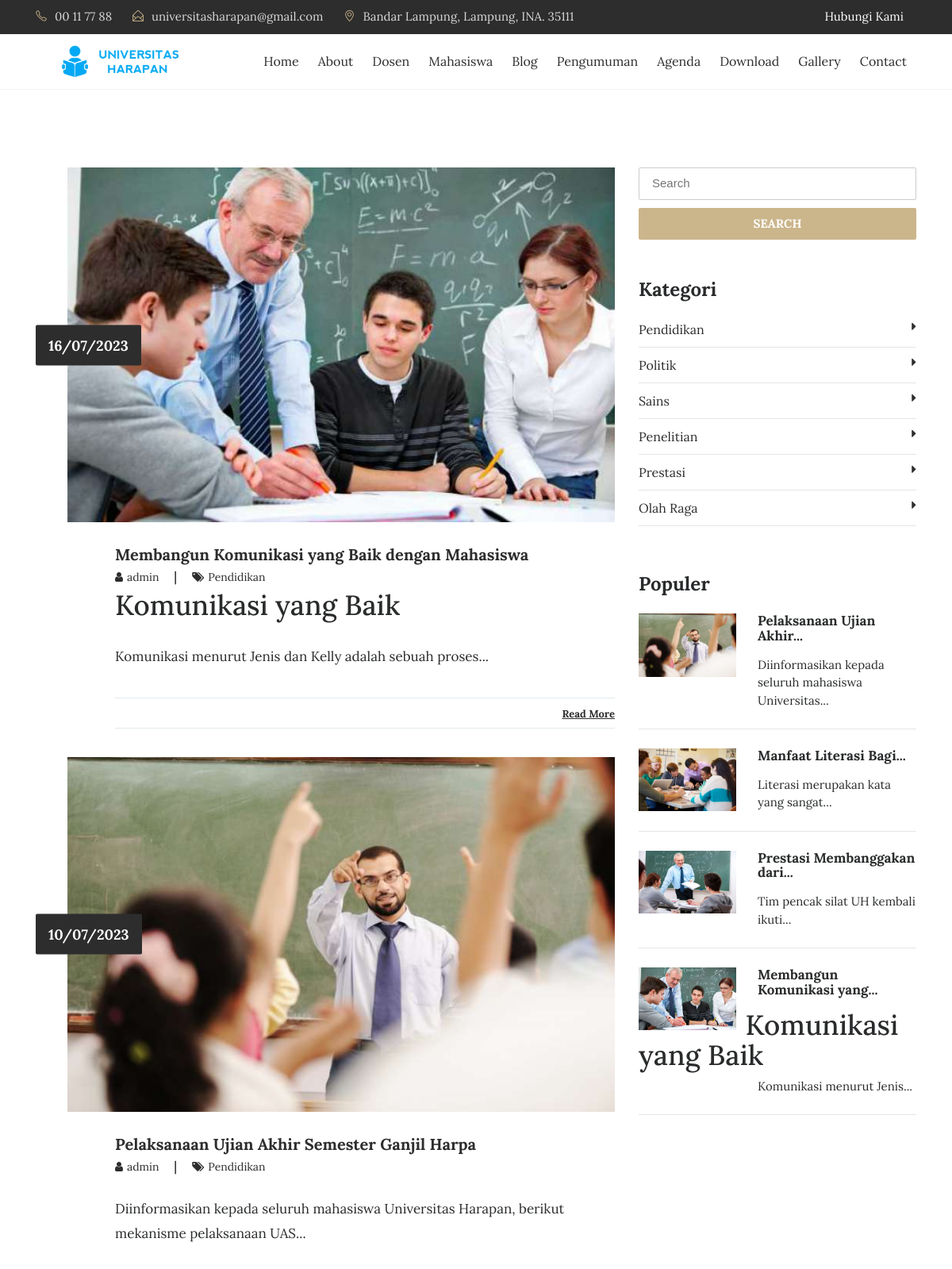
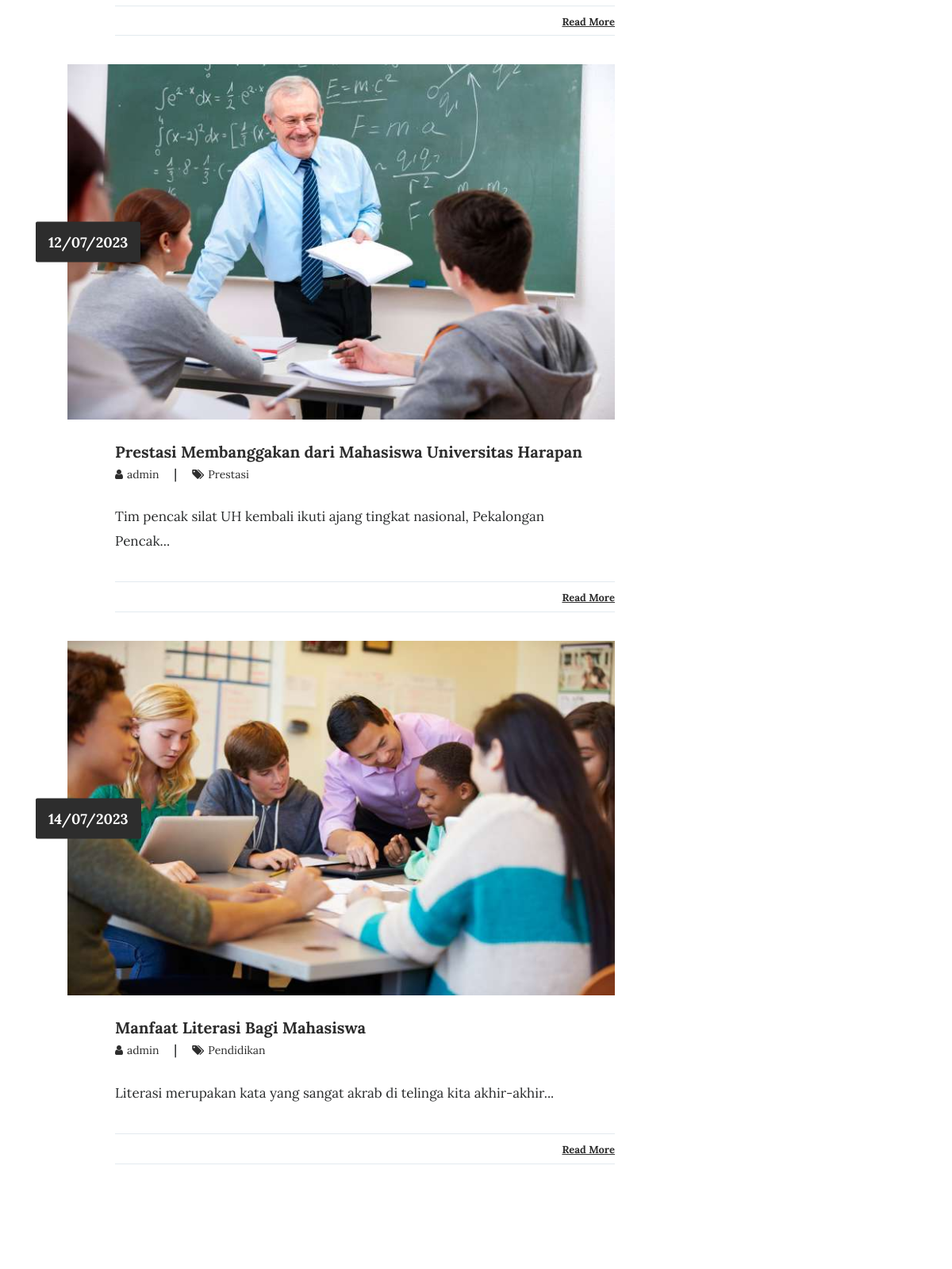
Screenshot of /index.php/blog (upper part) with the database file from the repository (2 pictures, top to bottom).
### tables this page shows
CREATE TABLE `tbl_tulisan` (
  `tulisan_id` int(11) NOT NULL,
  `tulisan_judul` varchar(100) DEFAULT NULL,
  `tulisan_isi` text DEFAULT NULL,
  `tulisan_tanggal` timestamp NULL DEFAULT current_timestamp(),
  `tulisan_kategori_id` int(11) DEFAULT NULL,
  `tulisan_kategori_nama` varchar(30) DEFAULT NULL,
  `tulisan_views` int(11) DEFAULT 0,
  `tulisan_gambar` varchar(40) DEFAULT NULL,
  `tulisan_pengguna_id` int(11) DEFAULT NULL,
  `tulisan_author` varchar(40) DEFAULT NULL,
  `tulisan_img_slider` int(2) NOT NULL DEFAULT 0,
  `tulisan_slug` varchar(200) DEFAULT NULL
);

CREATE TABLE `tbl_kategori` (
  `kategori_id` int(11) NOT NULL,
  `kategori_nama` varchar(30) DEFAULT NULL,
  `kategori_tanggal` timestamp NULL DEFAULT current_timestamp()
);

### application/controllers/Blog.php (called while the page is built, shortened)
<?php
class Blog extends CI_Controller{
	function __construct(){
		$this->load->model('m_tulisan');
		$this->load->model('m_pengunjung');
	}
	function index(){
		$jum=$this->m_tulisan->berita();
        $page=$this->uri->segment(3);
        if(!$page):
            $offset = 0;
        else:
            $offset = $page;
        endif;
        $limit=5;
        $config['base_url'] = base_url() . 'blog/index/';
            $config['total_rows'] = $jum->num_rows();
            $config['per_page'] = $limit;
            $config['uri_segment'] = 3;
	          $config['full_tag_open']    = '<div class="pagging text-center"><nav><ul class="pagination justify-content-center">';
	          $config['full_tag_close']   = '</ul></nav></div>';
	          $config['num_tag_open']     = '<li class="page-item"><span class="page-link">';
	          $config['num_tag_close']    = '</span></li>';
	          $config['cur_tag_open']     = '<li class="page-item"><span class="page-link">';
	          $config['cur_tag_close']    = '<span class="sr-only">(current)</span></span></li>';
	          $config['next_tag_open']    = '<li class="page-item"><span class="page-link">';
	          $config['next_tagl_close']  = '<span aria-hidden="true">&raquo;</span></span></li>';
	          $config['prev_tag_open']    = '<li class="page-item"><span class="page-link">';
	          $config['prev_tagl_close']  = '</span>Next</li>';
	          $config['first_tag_open']   = '<li class="page-item"><span class="page-link">';
	          $config['first_tagl_close'] = '</span></li>';
	          $config['last_tag_open']    = '<li class="page-item"><span class="page-link">';
	          $config['last_tagl_close']  = '</span></li>';
            $config['first_link'] = 'Awal';
            $config['last_link'] = 'Akhir';
            $config['next_link'] = 'Next >>';
            $config['prev_link'] = '<< Prev';
            $this->pagination->initialize($config);
            $x['page'] =$this->pagination->create_links();
						$x['data']=$this->m_tulisan->berita_perpage($offset,$limit);
						$x['category']=$this->db->get('tbl_kategori');
						$x['populer']=$this->db->query("SELECT * FROM tbl_tulisan ORDER BY tulisan_views DESC LIMIT 5");
						$this->load->view('depan/v_blog',$x);
	}
}

### index.php (called while the page is built, shortened)
<?php
require_once BASEPATH.'core/CodeIgniter.php';

### application/models/M_tulisan.php (called while the page is built, shortened)
<?php
class M_tulisan extends CI_Model{
	function berita_perpage($offset,$limit){
		$hsl=$this->db->query("SELECT tbl_tulisan.*,DATE_FORMAT(tulisan_tanggal,'%d/%m/%Y') AS tanggal FROM tbl_tulisan ORDER BY tulisan_id DESC limit $offset,$limit");
		return $hsl;
	}
}

### application/views/depan/v_blog.php (the view, shortened to what this page needs)
<!DOCTYPE html>
<html lang="en">
<head>
    <link rel="stylesheet" href="<?php echo base_url().'theme/css/bootstrap.min.css'?>">
    <link rel="stylesheet" href="<?php echo base_url().'theme/css/font-awesome.min.css'?>">
    <link rel="stylesheet" href="<?php echo base_url().'theme/css/simple-line-icons.css'?>">
    <link rel="stylesheet" href="<?php echo base_url().'theme/css/owl.carousel.min.css'?>">
    <link href="<?php echo base_url().'theme/css/style.css'?>" rel="stylesheet">
    <?php
        function limit_words($string, $word_limit){
            $words = explode(" ",$string);
            return implode(" ",array_splice($words,0,$word_limit));
        }
    ?>
</head>
<body>
  <div class="header-topbar">
      <div class="container">
          <div class="row">
              <div class="col-xs-6 col-sm-8 col-md-9">
                  <div class="header-top_address">
                      <div class="header-top_list">
                          <span class="icon-phone"></span>00 11 77 88
                      </div>
                      <div class="header-top_list">
                          <span class="icon-envelope-open"></span>universitasharapan@gmail.com
                      </div>
                      <div class="header-top_list">
                          <span class="icon-location-pin"></span>Bandar Lampung, Lampung, INA. 35111
                      </div>
                  </div>
              </div>
              <div class="col-xs-6 col-sm-4 col-md-3">
                  <div class="header-top_login mr-sm-3">
                      <a href="<?php echo site_url('contact');?>">Hubungi Kami</a>
                  </div>
              </div>
          </div>
      </div>
  </div>
  <div data-toggle="affix" style="border-bottom:solid 1px #f2f2f2;">
      <div class="container nav-menu2">
          <div class="row">
              <div class="col-md-12">
                  <nav class="navbar navbar2 navbar-toggleable-md navbar-light bg-faded">
                      <a href="<?php echo site_url('');?>" class="navbar-brand nav-brand2"><img class="img img-responsive" width="200px;" src="<?php echo base_url().'theme/images/logo1.png'?>"></a>
                      <div class="collapse navbar-collapse justify-content-end" id="navbarNavDropdown">
                          <ul class="navbar-nav">
                              <li class="nav-item">
                                  <a class="nav-link" href="<?php echo site_url('');?>">Home</a>
                              </li>
                              <li class="nav-item">
                                  <a class="nav-link" href="<?php echo site_url('about');?>">About</a>
                              </li>
                              <li class="nav-item">
                                  <a class="nav-link" href="<?php echo site_url('guru');?>">Dosen</a>
                              </li>
                              <li class="nav-item">
                                  <a class="nav-link" href="<?php echo site_url('siswa');?>">Mahasiswa</a>
                              </li>
                              <li class="nav-item">
                                  <a class="nav-link" href="<?php echo site_url('blog');?>">Blog</a>
                              </li>
                              <li class="nav-item">
                                  <a class="nav-link" href="<?php echo site_url('pengumuman');?>">Pengumuman</a>
                              </li>
                              <li class="nav-item">
                                  <a class="nav-link" href="<?php echo site_url('agenda');?>">Agenda</a>
                              </li>
                              <li class="nav-item">
                                  <a class="nav-link" href="<?php echo site_url('download');?>">Download</a>
                              </li>
                              <li class="nav-item">
                                  <a class="nav-link" href="<?php echo site_url('galeri');?>">Gallery</a>
                              </li>
                              <li class="nav-item">
                                <a class="nav-link" href="<?php echo site_url('contact');?>">Contact</a>
                              </li>
                        </ul>
                  </div>
                </nav>
              </div>
            </div>
          </div>
        </div>
<section class="blog-wrap">
    <div class="container">
        <div class="row">
            <div class="col-md-8">
              <?php foreach ($data->result() as $row) : ?>
                <div class="blog-single-item">
                    <div class="blog-img_block">
                        <img src="<?php echo base_url().'assets/images/'.$row->tulisan_gambar;?>" class="img-fluid" alt="blog-img">
                        <div class="blog-date">
                            <span><?php echo $row->tanggal;?></span>
                        </div>
                    </div>
                    <div class="blog-tiltle_block">
                        <h4><a href="<?php echo site_url('artikel/'.$row->tulisan_slug);?>"><?php echo $row->tulisan_judul;?></a></h4>
                        <h6> <a href="#"><i class="fa fa-user" aria-hidden="true"></i><span><?php echo $row->tulisan_author;?></span> </a>  |   <a href="#"><i class="fa fa-tags" aria-hidden="true"></i><span><?php echo $row->tulisan_kategori_nama;?></span></a></h6>
                        <?php echo limit_words($row->tulisan_isi,10).'...';?>
                        <div class="blog-icons">
                            <div class="blog-share_block">
                                <a href="<?php echo site_url('artikel/'.$row->tulisan_slug);?>">Read More</a>
                            </div>
                        </div>
                    </div>
                </div>
              <?php endforeach;?>
            </div>
            <div class="col-md-4">
                <form action="<?php echo site_url('blog/search');?>" method="get">
                    <input type="text" name="keyword" placeholder="Search" class="blog-search" required>
                    <button type="submit" class="btn btn-warning btn-blogsearch">SEARCH</button>
                </form>
                <div class="blog-category_block">
                  <h3>Kategori</h3>
                  <ul>
                    <?php foreach ($category->result() as $row) : ?>
                      <li><a href="<?php echo site_url('blog/kategori/'.str_replace(" ","-",$row->kategori_nama));?>"><?php echo $row->kategori_nama;?><i class="fa fa-caret-right" aria-hidden="true"></i></a></li>
                    <?php endforeach;?>
                  </ul>
                </div>
                <div class="blog-featured_post">
                    <h3>Populer</h3>
                    <?php foreach ($populer->result() as $row) :?>
                      <div class="blog-featured-img_block">
                          <img width="35%" src="<?php echo base_url().'assets/images/'.$row->tulisan_gambar;?>" class="img-fluid" alt="blog-featured-img">
                          <h5><a href="<?php echo site_url('artikel/'.$row->tulisan_slug);?>"><?php echo limit_words($row->tulisan_judul,3).'...';?></a></h5>
                          <p><?php echo limit_words($row->tulisan_isi,5).'...';?></p>
                      </div>
                      <hr>
                    <?php endforeach;?>
                </div>
            </div>
        </div>
    </div>
</section>
    </body>
    </html>

### rows the page displays
tbl_tulisan: tulisan_gambar (picture), tanggal "16/07/2023", tulisan_judul "Membangun Komunikasi yang Baik dengan Mahasiswa", tulisan_author "admin", tulisan_kategori_nama "Pendidikan", tulisan_isi "Komunikasi yang Baik Komunikasi menurut Jenis dan Kelly adalah sebuah proses", tulisan_judul "Membangun Komunikasi yang", tulisan_isi "Komunikasi yang Baik Komunikasi menurut Jenis"
tbl_tulisan: tulisan_gambar (picture), tanggal "10/07/2023", tulisan_judul "Pelaksanaan Ujian Akhir Semester Ganjil Harpa", tulisan_author "admin", tulisan_kategori_nama "Pendidikan", tulisan_isi "Diinformasikan kepada seluruh mahasiswa Universitas Harapan, berikut mekanisme pelaksanaan UAS", tulisan_judul "Pelaksanaan Ujian Akhir", tulisan_isi "Diinformasikan kepada seluruh mahasiswa Universitas"
tbl_tulisan: tulisan_gambar (picture), tanggal "12/07/2023", tulisan_judul "Prestasi Membanggakan dari Mahasiswa Universitas Harapan", tulisan_author "admin", tulisan_kategori_nama "Prestasi", tulisan_isi "Tim pencak silat UH kembali ikuti ajang tingkat nasional, Pekalongan Pencak", tulisan_judul "Prestasi Membanggakan dari", tulisan_isi "Tim pencak silat UH kembali ikuti"
tbl_tulisan: tulisan_gambar (picture), tanggal "14/07/2023", tulisan_judul "Manfaat Literasi Bagi Mahasiswa", tulisan_author "admin", tulisan_kategori_nama "Pendidikan", tulisan_isi "Literasi merupakan kata yang sangat akrab di telinga kita akhir-akhir", tulisan_judul "Manfaat Literasi Bagi", tulisan_isi "Literasi merupakan kata yang sangat"
tbl_kategori: kategori_nama "Pendidikan"
tbl_kategori: kategori_nama "Politik"
tbl_kategori: kategori_nama "Sains"
tbl_kategori: kategori_nama "Penelitian"
tbl_kategori: kategori_nama "Prestasi"
tbl_kategori: kategori_nama "Olah Raga"
